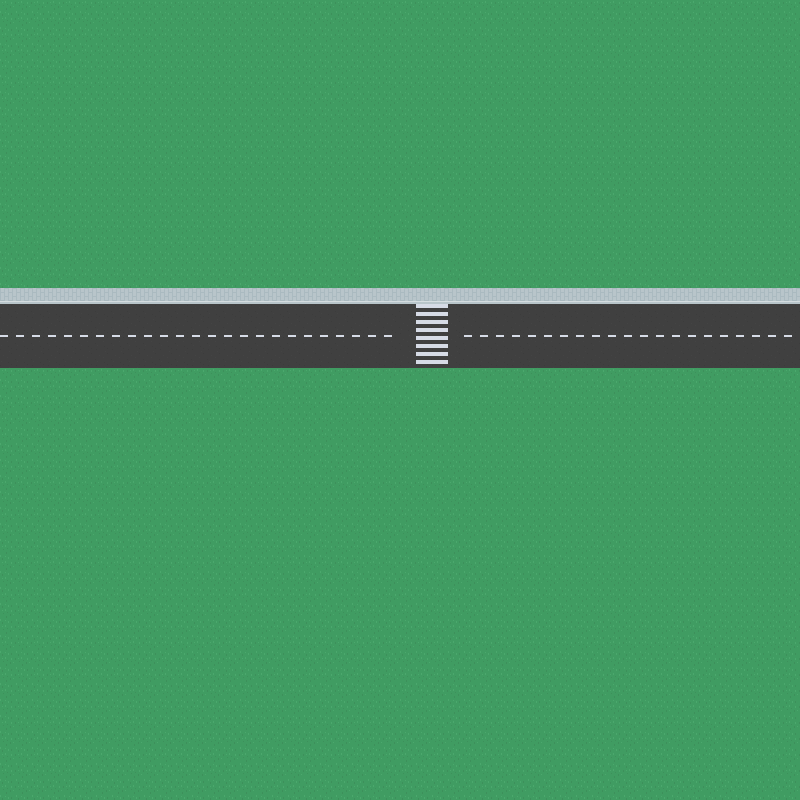

Tiled map render using the project's own tile images. Description and the map definition, with tile-layer contents summarised, below:
An orthogonal 50x50 tile map with 16x16 px tiles, 4 tile layers (bg, roads, sidewalks, Tile Layer 4).

<map version="1.4" tiledversion="1.4.2" orientation="orthogonal" renderorder="right-down" width="50" height="50" tilewidth="16" tileheight="16" infinite="0" nextlayerid="8" nextobjectid="8">
 <tileset firstgid="1" source="../tilesets/roguelikeCity_magenta.tsx" />
 <layer id="2" name="bg" width="50" height="50">
  <data>[2500 cells, 2500 non-empty, 1 distinct tile ids]</data>
 </layer>
 <layer id="5" name="roads" width="50" height="50">
  <data>[2500 cells, 200 non-empty, 4 distinct tile ids]</data>
 </layer>
 <layer id="6" name="sidewalks" width="50" height="50">
  <data>[2500 cells, 50 non-empty, 1 distinct tile ids]</data>
 </layer>
 <layer id="7" name="Tile Layer 4" width="50" height="50">
  <data>[2500 cells, 0 non-empty, 0 distinct tile ids]</data>
 </layer>
</map>
